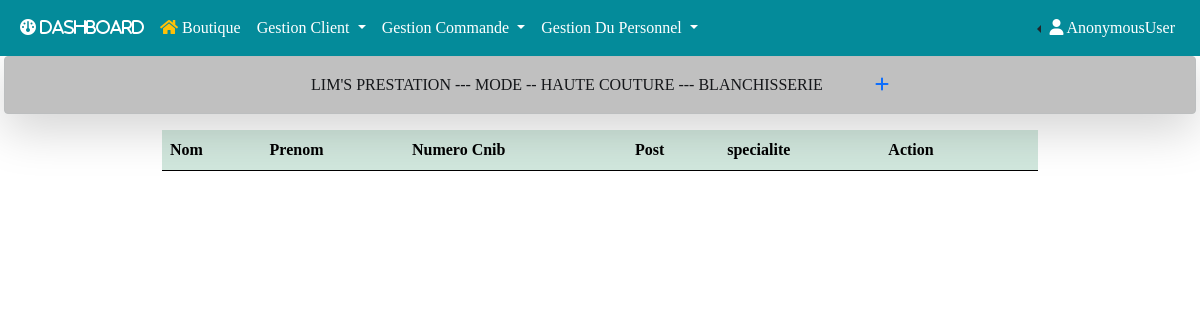
/personnel, run on an earlier commit of the app's database.
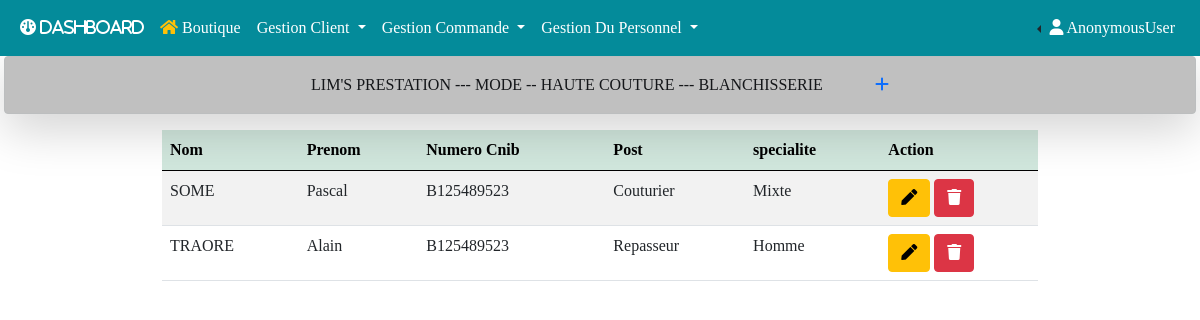
And on a later commit of the database.
### gestion/models.py (models this page shows, shortened)
class Couturier(models.Model):
    SPECIALITE = (
        ('Femme', 'Femme'),
        ('Homme', 'Homme'),
        ('Mixte', 'Mixte'),
    )
    nom = models.CharField(max_length=100, null=True)
    prenom = models.CharField(max_length=100, null=True)
    num_cnib = models.CharField(max_length=100, null=True)
    post = models.ForeignKey(Post, null=True, blank=True, on_delete=models.CASCADE)
    specialite = models.CharField(max_length=100, null=True, blank=True, choices=SPECIALITE)
    created_at = models.DateTimeField(auto_now_add=True)
    modified_at = models.DateTimeField(auto_now_add=True)

class Post(models.Model):
    libelle = models.CharField(max_length=100, null=True, blank=True)
    created_at = models.DateTimeField(auto_now_add=True)
    modified_at = models.DateTimeField(auto_now_add=True)
    def __str__(self):
        return self.libelle

### gestion/views.py (the view)
# urls.py: path('personnel', views.personnel, name='personnel'),
def personnel(request):
    couturiers = Couturier.objects.all()
    context={"couturiers":couturiers}
    return render(request, 'gestion/personnel/personnel.html', context)

### gestion/templates/gestion/personnel/personnel.html (shortened to what this page needs)
{% extends 'base.html' %}
{% block add %}
<a href="{% url 'add_personnel' %}" title="Ajouter un personnel">
  <i class="fa-solid fa-plus ms-5"></i>
<a/>
{% endblock add %}
{% block main %}
<div class="container w-75">
    <table id="example" class="table table-striped" style="width:100%">
        <thead class="table-success">
            <tr>
                <th>Nom</th>
                <th>Prenom</th>
                <th>Numero Cnib</th>
                <th>Post</th>
                <th>specialite</th>
                <th style="width: 18%;">Action</th>
            </tr>
        </thead>
        <tbody>
            {% for couturier in couturiers %}
            <tr>
                <td>{{couturier.nom}}</td>
                <td>{{couturier.prenom}}</td>
                <td>{{couturier.num_cnib}}</td>
                <td>{{couturier.post}}</td>
                {% if couturier.specialite %}
                <td>{{couturier.specialite}}</td>
                {% else %}
                <td></td>
                {% endif %}
                <td>
                    <a href="{% url 'edit_personnel' couturier.id %}" type="button" class="btn btn-warning" title="Edit Couturier">
                        <i class="fas fa-pen"></i>
                    </a>
                    <a href="{% url 'delete_personnel' couturier.id %}" type="button" class="btn btn-danger" title="Delete Couturier">
                        <i class="fas fa-trash"></i>
                    </a>
                </td>
            </tr>
            {% endfor %}
        </tbody>
    </table>
</div>
{% endblock main %}

What changed in the data, as far as the page shows it:
added Couturier: nom "SOME", prenom "Pascal", num_cnib "B125489523", post "Couturier", specialite "Mixte"
added Couturier: nom "TRAORE", prenom "Alain", num_cnib "B125489523", post "Repasseur", specialite "Homme"
